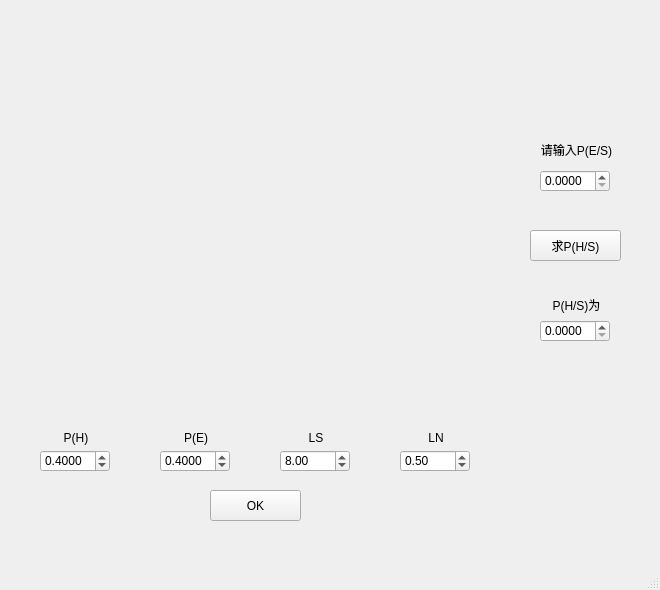
<?xml version="1.0" encoding="UTF-8"?>
<ui version="4.0">
 <class>MainWindow</class>
 <widget class="QMainWindow" name="MainWindow">
  <property name="geometry">
   <rect>
    <x>0</x>
    <y>0</y>
    <width>660</width>
    <height>590</height>
   </rect>
  </property>
  <property name="windowTitle">
   <string>MainWindow</string>
  </property>
  <widget class="QWidget" name="centralwidget">
   <widget class="QLabel" name="label">
    <property name="geometry">
     <rect>
      <x>40</x>
      <y>430</y>
      <width>72</width>
      <height>15</height>
     </rect>
    </property>
    <property name="text">
     <string>P(H)</string>
    </property>
    <property name="alignment">
     <set>Qt::AlignCenter</set>
    </property>
    <property name="margin">
     <number>2</number>
    </property>
   </widget>
   <widget class="QDoubleSpinBox" name="doubleSpinBox">
    <property name="geometry">
     <rect>
      <x>40</x>
      <y>450</y>
      <width>70</width>
      <height>22</height>
     </rect>
    </property>
    <property name="decimals">
     <number>4</number>
    </property>
    <property name="maximum">
     <double>1.000000000000000</double>
    </property>
    <property name="singleStep">
     <double>0.100000000000000</double>
    </property>
    <property name="value">
     <double>0.400000000000000</double>
    </property>
   </widget>
   <widget class="QLabel" name="label_2">
    <property name="geometry">
     <rect>
      <x>160</x>
      <y>430</y>
      <width>72</width>
      <height>15</height>
     </rect>
    </property>
    <property name="text">
     <string>P(E)</string>
    </property>
    <property name="alignment">
     <set>Qt::AlignCenter</set>
    </property>
    <property name="margin">
     <number>2</number>
    </property>
   </widget>
   <widget class="QDoubleSpinBox" name="doubleSpinBox_2">
    <property name="geometry">
     <rect>
      <x>160</x>
      <y>450</y>
      <width>70</width>
      <height>22</height>
     </rect>
    </property>
    <property name="decimals">
     <number>4</number>
    </property>
    <property name="maximum">
     <double>1.000000000000000</double>
    </property>
    <property name="singleStep">
     <double>0.100000000000000</double>
    </property>
    <property name="value">
     <double>0.400000000000000</double>
    </property>
   </widget>
   <widget class="QLabel" name="label_3">
    <property name="geometry">
     <rect>
      <x>280</x>
      <y>430</y>
      <width>72</width>
      <height>15</height>
     </rect>
    </property>
    <property name="text">
     <string>LS</string>
    </property>
    <property name="alignment">
     <set>Qt::AlignCenter</set>
    </property>
    <property name="margin">
     <number>2</number>
    </property>
   </widget>
   <widget class="QDoubleSpinBox" name="doubleSpinBox_3">
    <property name="geometry">
     <rect>
      <x>280</x>
      <y>450</y>
      <width>70</width>
      <height>22</height>
     </rect>
    </property>
    <property name="maximum">
     <double>10000000.000000000000000</double>
    </property>
    <property name="value">
     <double>8.000000000000000</double>
    </property>
   </widget>
   <widget class="QLabel" name="label_4">
    <property name="geometry">
     <rect>
      <x>400</x>
      <y>430</y>
      <width>72</width>
      <height>15</height>
     </rect>
    </property>
    <property name="text">
     <string>LN</string>
    </property>
    <property name="alignment">
     <set>Qt::AlignCenter</set>
    </property>
    <property name="margin">
     <number>2</number>
    </property>
   </widget>
   <widget class="QDoubleSpinBox" name="doubleSpinBox_4">
    <property name="geometry">
     <rect>
      <x>400</x>
      <y>450</y>
      <width>70</width>
      <height>22</height>
     </rect>
    </property>
    <property name="maximum">
     <double>10000000.000000000000000</double>
    </property>
    <property name="value">
     <double>0.500000000000000</double>
    </property>
   </widget>
   <widget class="QPushButton" name="pushButton">
    <property name="geometry">
     <rect>
      <x>210</x>
      <y>490</y>
      <width>91</width>
      <height>31</height>
     </rect>
    </property>
    <property name="text">
     <string>OK</string>
    </property>
   </widget>
   <widget class="QLabel" name="label_5">
    <property name="geometry">
     <rect>
      <x>511</x>
      <y>134</y>
      <width>131</width>
      <height>31</height>
     </rect>
    </property>
    <property name="text">
     <string>请输入P(E/S)</string>
    </property>
    <property name="alignment">
     <set>Qt::AlignCenter</set>
    </property>
    <property name="margin">
     <number>2</number>
    </property>
   </widget>
   <widget class="QDoubleSpinBox" name="doubleSpinBox_5">
    <property name="geometry">
     <rect>
      <x>540</x>
      <y>170</y>
      <width>70</width>
      <height>22</height>
     </rect>
    </property>
    <property name="decimals">
     <number>4</number>
    </property>
    <property name="maximum">
     <double>1.000000000000000</double>
    </property>
    <property name="singleStep">
     <double>0.100000000000000</double>
    </property>
   </widget>
   <widget class="QLabel" name="label_6">
    <property name="geometry">
     <rect>
      <x>541</x>
      <y>294</y>
      <width>71</width>
      <height>21</height>
     </rect>
    </property>
    <property name="text">
     <string>P(H/S)为</string>
    </property>
    <property name="alignment">
     <set>Qt::AlignCenter</set>
    </property>
    <property name="margin">
     <number>2</number>
    </property>
   </widget>
   <widget class="QDoubleSpinBox" name="doubleSpinBox_6">
    <property name="geometry">
     <rect>
      <x>540</x>
      <y>320</y>
      <width>70</width>
      <height>22</height>
     </rect>
    </property>
    <property name="decimals">
     <number>4</number>
    </property>
    <property name="maximum">
     <double>1.000000000000000</double>
    </property>
   </widget>
   <widget class="QPushButton" name="pushButton_2">
    <property name="geometry">
     <rect>
      <x>530</x>
      <y>230</y>
      <width>91</width>
      <height>31</height>
     </rect>
    </property>
    <property name="text">
     <string>求P(H/S)</string>
    </property>
   </widget>
  </widget>
  <widget class="QMenuBar" name="menubar">
   <property name="geometry">
    <rect>
     <x>0</x>
     <y>0</y>
     <width>660</width>
     <height>26</height>
    </rect>
   </property>
  </widget>
  <widget class="QStatusBar" name="statusbar"/>
 </widget>
 <resources/>
 <connections/>
</ui>
